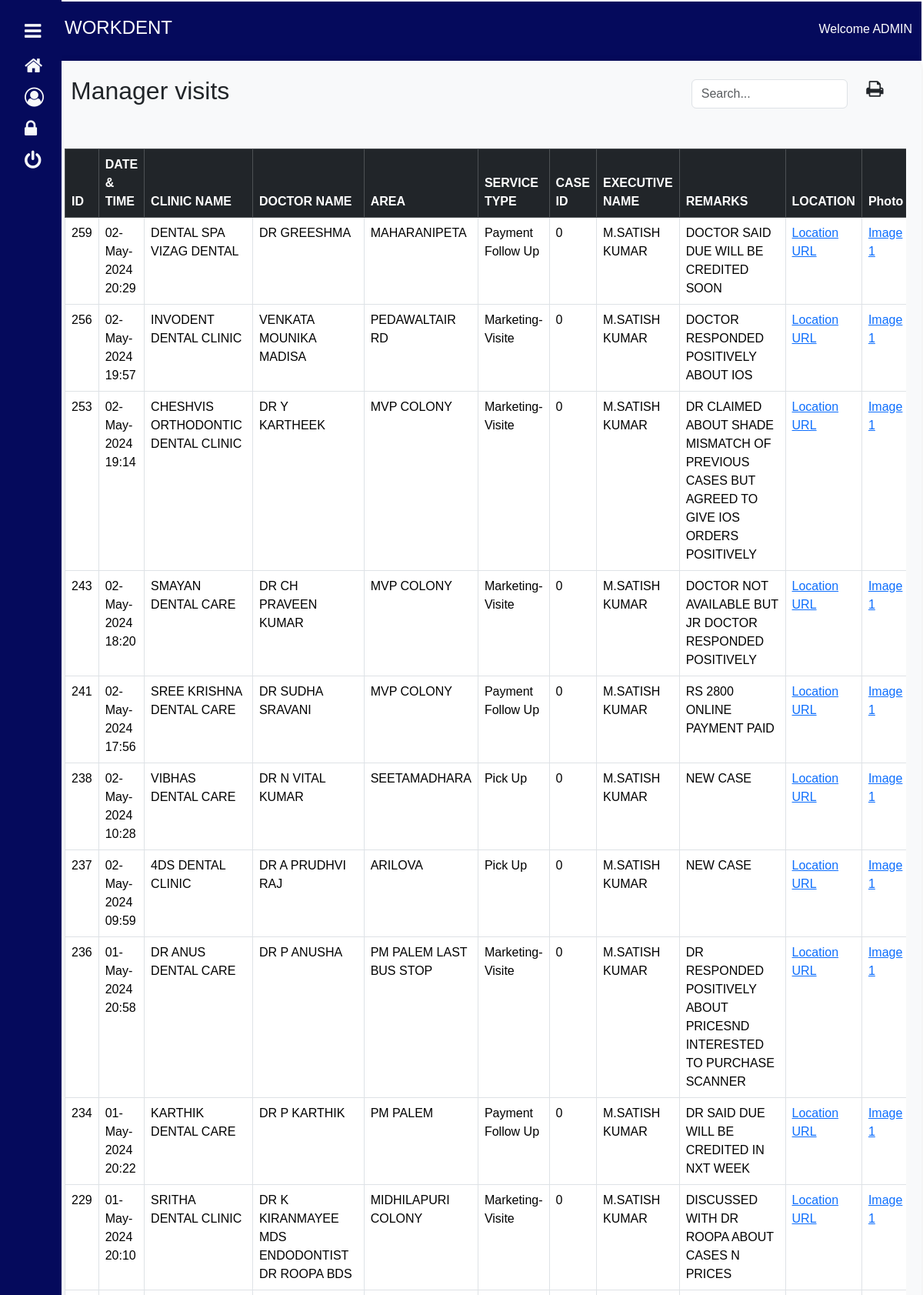
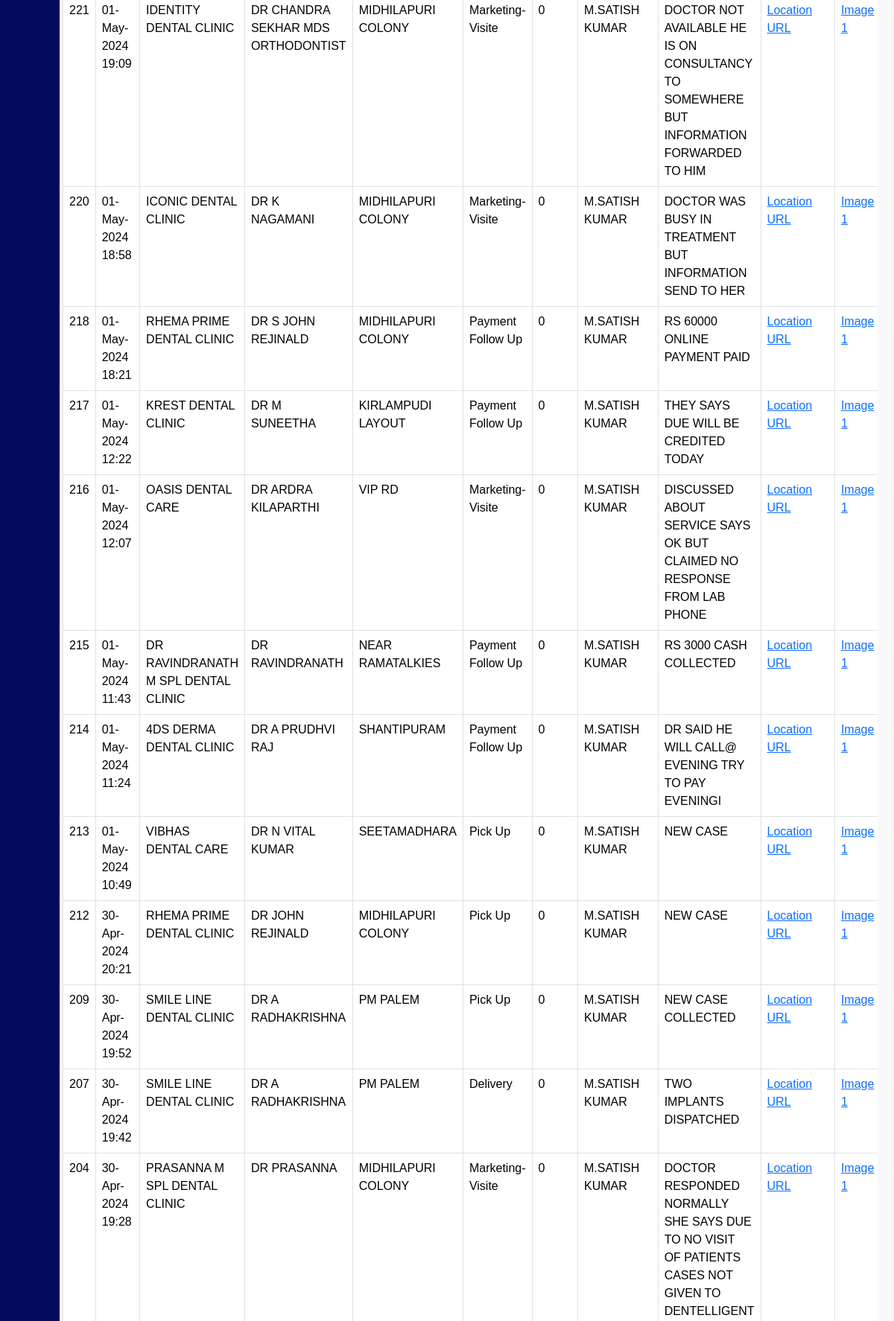
The app's page /workdent/admin/manager_report.php?name=M.SATISH+KUMAR (signed in, upper part) with its own data (2 pictures, top to bottom).
### tables this page shows
CREATE TABLE `managers` (
  `id` int(11) NOT NULL,
  `ClinicName` varchar(255) DEFAULT NULL,
  `DoctorName` varchar(255) DEFAULT NULL,
  `Service` varchar(255) DEFAULT NULL,
  `ExecutiveName` varchar(255) DEFAULT NULL,
  `AppointmentDateTime` datetime DEFAULT current_timestamp(),
  `Area` varchar(255) DEFAULT NULL,
  `Caseid` int(11) DEFAULT NULL,
  `cases` int(11) NOT NULL,
  `Remarks` text DEFAULT NULL,
  `Latitude` float DEFAULT NULL,
  `Longitude` float DEFAULT NULL,
  `Photo` varchar(100) NOT NULL
);

### workdent/admin/manager_report.php (the view, shortened to what this page needs)
<!DOCTYPE html>
<html lang="en">
<head>
  <link href="https://cdn.jsdelivr.net/npm/bootstrap@5.3.2/dist/css/bootstrap.min.css" rel="stylesheet">
  <link rel="stylesheet" href="https://cdnjs.cloudflare.com/ajax/libs/font-awesome/4.7.0/css/font-awesome.min.css">
</head>
<body onload="getLocation();">
<div id="sidebar" class=" ">
  <a href="#" onclick="toggleSidebar()" class="text-light"><i class="fa fa-bars"></i> <span>&nbsp;  MENU</span></a>
  <a href="welcome.php" class="text-light">
    <div class="icon-container">
      <i class="fa fa-home "></i>
    </div>
  </a>
  <a href="user_info.php" class="text-light">
        <div class="icon-container">
            <i class="fa fa-user-circle-o"></i>
        </div>
    </a>
  <a href="change_password.php" class="text-light">
    <div class="icon-container">
      <i class="fa fa-lock"></i>
    </div>
  </a>
  <a href="../index.php" class="text-light">
    <div class="icon-container">
      <i class="fa fa-power-off "></i>
    </div>
  </a>
</div>
<div id="main">
    <div id="nav-bg" class="container-fluid">
        <div class="row">
            <div class="col-lg-10 col-12">
                <h4 style="padding:20px;color:white">WORKDENT</h4>
            </div>
            <div class="col-lg-2">
                <span style="text-align: right; padding:20px;">
                    <a class="nav-link u-name" href="#" style="color: white;">
                        <?php
                        if(isset($_SESSION['username'])) {
                            echo "Welcome " .$_SESSION['username'];
                        } else {
                            header('Location: ../index.php');
                            exit();
                        }
                        ?>
                    </a>
                </span>
            </div>
        </div>
    </div>
 <div class="container-fluid  custom-container">
        <div class="d-flex justify-content-between align-items-center mb-4">
            <h2 style="margin-left:20px">Manager visits</h2>
           <div class="row">
                <div class="col-lg-9">
                        <div class="search-box">
                         <input type="text" class="form-control" placeholder="Search...">
                        </div>
                </div>
                <div class="col" id="printButtonWrapper">
                  <i onclick="window.print()" class="fa fa-print" style="font-size:24px"></i>
                </div>
            </div>
        </div>
        <div class="container-fluid mt-5" style="overflow-x:auto; ">
            <?php
            if (isset($_GET['name'])) {
                $name = $_GET['name'];
            } else {
                echo "Name parameter not found in the URL.";
                exit();
            }
        $servername = "localhost";
        $username = "u170552379_admin";
        $password = "DENTELLIGENt@2019";
        $dbname = "u170552379_workdent";
        $conn = new mysqli($servername, $username, $password, $dbname);
       $sql = "SELECT * from managers  WHERE ExecutiveName = '$name' ORDER BY AppointmentDateTime DESC";
        $result = $conn->query($sql);
        if ($result->num_rows > 0) {
            echo "<table class='table table-bordered'>";
            echo "<thead class='table-dark'><tr><th>ID </th><th>DATE & TIME </th><th>CLINIC NAME</th><th>DOCTOR NAME</th><th>AREA</th><th>SERVICE TYPE</th><th>CASE ID</th><th>EXECUTIVE NAME</th><th>REMARKS</th><th>LOCATION</th><th>Photo</th></tr></thead><tbody>";
            while($row = $result->fetch_assoc()) {
                $originalDate = $row["AppointmentDateTime"];
                $formattedDate = date("d-M-Y H:i", strtotime($originalDate));
                $photoNames = explode(",", $row['Photo']);
                $imageLinks = '';
                $imageNumber = 1;
                foreach ($photoNames as $photoName) {
                    $imageLinks .= "<a href='../manager/uploads/" . $photoName . "' target='_blank'>Image " . $imageNumber . "</a><br>";
                    $imageNumber++;
                }
               echo "<tr><td>" . $row["id"]. "</td><td>" . $formattedDate. "</td><td>" . $row["ClinicName"]. "</td><td>" . $row["DoctorName"]. "</td><td>" . $row["Area"]. "</td><td>" . $row["Service"].  "</td><td>" . $row["Caseid"]. "</td><td>" . $row["ExecutiveName"]. "</td><td>" . $row["Remarks"]. "</td><td><a href='https://maps.google.com/maps?q=" . $row['Latitude'] . "," . $row['Longitude'] . "&hl=es&z=14' target='_blank'> Location URL</a></td><td>" .  $imageLinks. "</td></tr>";
            }
            echo "</tbody></table>";
        } else {
            echo "<p class='text-danger'>No appointment details found</p>";
        }
        ?>
    </div>
</div>
</div>
</body>
</html>

### workdent/admin/manager_report.php (style rules this page uses)
body { margin: 0; font-family: 'Arial', sans-serif; }
.fa { font-size:25px; }
#sidebar { height: 100%; width: 80px; position: fixed; background-color: #050A5C; overflow-x: hidden; transition: 0.5s; padding-top: 20px; }
#sidebar a { padding: 8px 8px 8px 32px; text-decoration: none; font-size: 18px; color: white; display: block; transition: 0.3s; }
#main { margin-left: 50px; padding: 2px; }
.icon-container { display: flex; align-items: center; gap: 10px; }
#nav-bg { background-color: #050A5C; }
.custom-container { background-color: #f8f9fa; padding: 20px; border-radius: 10px; box-shadow: 0 0 10px rgba(0, 0, 0, 0.1); }
.search-box { float: right; }

### records on screen
managers: id "259", AppointmentDateTime "02-May-2024 20:29", ClinicName "DENTAL SPA VIZAG DENTAL", DoctorName "DR GREESHMA", Area "MAHARANIPETA", Service "Payment Follow Up", Caseid "0", ExecutiveName "M.SATISH KUMAR", Remarks "DOCTOR SAID DUE WILL BE CREDITED SOON"
managers: id "256", AppointmentDateTime "02-May-2024 19:57", ClinicName "INVODENT DENTAL CLINIC", DoctorName "VENKATA MOUNIKA MADISA", Area "PEDAWALTAIR RD", Service "Marketing-Visite", Caseid "0", ExecutiveName "M.SATISH KUMAR", Remarks "DOCTOR RESPONDED POSITIVELY ABOUT IOS"
managers: id "253", AppointmentDateTime "02-May-2024 19:14", ClinicName "CHESHVIS ORTHODONTIC DENTAL CLINIC", DoctorName "DR Y KARTHEEK", Area "MVP COLONY", Service "Marketing-Visite", Caseid "0", ExecutiveName "M.SATISH KUMAR", Remarks "DR CLAIMED ABOUT SHADE MISMATCH OF PREVIOUS CASES BUT AGREED TO GIVE IOS ORDERS POSITIVELY"
managers: id "243", AppointmentDateTime "02-May-2024 18:20", ClinicName "SMAYAN DENTAL CARE", DoctorName "DR CH PRAVEEN KUMAR", Area "MVP COLONY", Service "Marketing-Visite", Caseid "0", ExecutiveName "M.SATISH KUMAR", Remarks "DOCTOR NOT AVAILABLE BUT JR DOCTOR RESPONDED POSITIVELY"
managers: id "241", AppointmentDateTime "02-May-2024 17:56", ClinicName "SREE KRISHNA DENTAL CARE", DoctorName "DR SUDHA SRAVANI", Area "MVP COLONY", Service "Payment Follow Up", Caseid "0", ExecutiveName "M.SATISH KUMAR", Remarks "RS 2800 ONLINE PAYMENT PAID"
managers: id "238", AppointmentDateTime "02-May-2024 10:28", ClinicName "VIBHAS DENTAL CARE", DoctorName "DR N VITAL KUMAR", Area "SEETAMADHARA", Service "Pick Up", Caseid "0", ExecutiveName "M.SATISH KUMAR", Remarks "NEW CASE"
managers: id "237", AppointmentDateTime "02-May-2024 09:59", ClinicName "4DS DENTAL CLINIC", DoctorName "DR A PRUDHVI RAJ", Area "ARILOVA", Service "Pick Up", Caseid "0", ExecutiveName "M.SATISH KUMAR", Remarks "NEW CASE"
managers: id "236", AppointmentDateTime "01-May-2024 20:58", ClinicName "DR ANUS DENTAL CARE", DoctorName "DR P ANUSHA", Area "PM PALEM LAST BUS STOP", Service "Marketing-Visite", Caseid "0", ExecutiveName "M.SATISH KUMAR", Remarks "DR RESPONDED POSITIVELY ABOUT PRICESND INTERESTED TO PURCHASE SCANNER"
managers: id "234", AppointmentDateTime "01-May-2024 20:22", ClinicName "KARTHIK DENTAL CARE", DoctorName "DR P KARTHIK", Area "PM PALEM", Service "Payment Follow Up", Caseid "0", ExecutiveName "M.SATISH KUMAR", Remarks "DR SAID DUE WILL BE CREDITED IN NXT WEEK"
managers: id "229", AppointmentDateTime "01-May-2024 20:10", ClinicName "SRITHA DENTAL CLINIC", DoctorName "DR K KIRANMAYEE MDS ENDODONTIST DR ROOPA BDS", Area "MIDHILAPURI COLONY", Service "Marketing-Visite", Caseid "0", ExecutiveName "M.SATISH KUMAR", Remarks "DISCUSSED WITH DR ROOPA ABOUT CASES N PRICES"
managers: id "221", AppointmentDateTime "01-May-2024 19:09", ClinicName "IDENTITY DENTAL CLINIC", DoctorName "DR CHANDRA SEKHAR MDS ORTHODONTIST", Area "MIDHILAPURI COLONY", Service "Marketing-Visite", Caseid "0", ExecutiveName "M.SATISH KUMAR", Remarks "DOCTOR NOT AVAILABLE HE IS ON CONSULTANCY TO SOMEWHERE BUT INFORMATION FORWARDED TO HIM"
managers: id "220", AppointmentDateTime "01-May-2024 18:58", ClinicName "ICONIC DENTAL CLINIC", DoctorName "DR K NAGAMANI", Area "MIDHILAPURI COLONY", Service "Marketing-Visite", Caseid "0", ExecutiveName "M.SATISH KUMAR", Remarks "DOCTOR WAS BUSY IN TREATMENT BUT INFORMATION SEND TO HER"
managers: id "218", AppointmentDateTime "01-May-2024 18:21", ClinicName "RHEMA PRIME DENTAL CLINIC", DoctorName "DR S JOHN REJINALD", Area "MIDHILAPURI COLONY", Service "Payment Follow Up", Caseid "0", ExecutiveName "M.SATISH KUMAR", Remarks "RS 60000 ONLINE PAYMENT PAID"
managers: id "217", AppointmentDateTime "01-May-2024 12:22", ClinicName "KREST DENTAL CLINIC", DoctorName "DR M SUNEETHA", Area "KIRLAMPUDI LAYOUT", Service "Payment Follow Up", Caseid "0", ExecutiveName "M.SATISH KUMAR", Remarks "THEY SAYS DUE WILL BE CREDITED TODAY"
managers: id "216", AppointmentDateTime "01-May-2024 12:07", ClinicName "OASIS DENTAL CARE", DoctorName "DR ARDRA KILAPARTHI", Area "VIP RD", Service "Marketing-Visite", Caseid "0", ExecutiveName "M.SATISH KUMAR", Remarks "DISCUSSED ABOUT SERVICE SAYS OK BUT CLAIMED NO RESPONSE FROM LAB PHONE"
managers: id "215", AppointmentDateTime "01-May-2024 11:43", ClinicName "DR RAVINDRANATH M SPL DENTAL CLINIC", DoctorName "DR RAVINDRANATH", Area "NEAR RAMATALKIES", Service "Payment Follow Up", Caseid "0", ExecutiveName "M.SATISH KUMAR", Remarks "RS 3000 CASH COLLECTED"
managers: id "214", AppointmentDateTime "01-May-2024 11:24", ClinicName "4DS DERMA DENTAL CLINIC", DoctorName "DR A PRUDHVI RAJ", Area "SHANTIPURAM", Service "Payment Follow Up", Caseid "0", ExecutiveName "M.SATISH KUMAR", Remarks "DR SAID HE WILL CALL@ EVENING TRY TO PAY EVENINGI"
managers: id "213", AppointmentDateTime "01-May-2024 10:49", ClinicName "VIBHAS DENTAL CARE", DoctorName "DR N VITAL KUMAR", Area "SEETAMADHARA", Service "Pick Up", Caseid "0", ExecutiveName "M.SATISH KUMAR", Remarks "NEW CASE"
managers: id "212", AppointmentDateTime "30-Apr-2024 20:21", ClinicName "RHEMA PRIME DENTAL CLINIC", DoctorName "DR JOHN REJINALD", Area "MIDHILAPURI COLONY", Service "Pick Up", Caseid "0", ExecutiveName "M.SATISH KUMAR", Remarks "NEW CASE"
managers: id "209", AppointmentDateTime "30-Apr-2024 19:52", ClinicName "SMILE LINE DENTAL CLINIC", DoctorName "DR A RADHAKRISHNA", Area "PM PALEM", Service "Pick Up", Caseid "0", ExecutiveName "M.SATISH KUMAR", Remarks "NEW CASE COLLECTED"
managers: id "207", AppointmentDateTime "30-Apr-2024 19:42", ClinicName "SMILE LINE DENTAL CLINIC", DoctorName "DR A RADHAKRISHNA", Area "PM PALEM", Service "Delivery", Caseid "0", ExecutiveName "M.SATISH KUMAR", Remarks "TWO IMPLANTS DISPATCHED"
managers: id "204", AppointmentDateTime "30-Apr-2024 19:28", ClinicName "PRASANNA M SPL DENTAL CLINIC", DoctorName "DR PRASANNA", Area "MIDHILAPURI COLONY", Service "Marketing-Visite", Caseid "0", ExecutiveName "M.SATISH KUMAR", Remarks "DOCTOR RESPONDED NORMALLY SHE SAYS DUE TO NO VISIT OF PATIENTS CASES NOT GIVEN TO DENTELLIGENT"

### other values on screen
$_SESSION['username'] "ADMIN"
